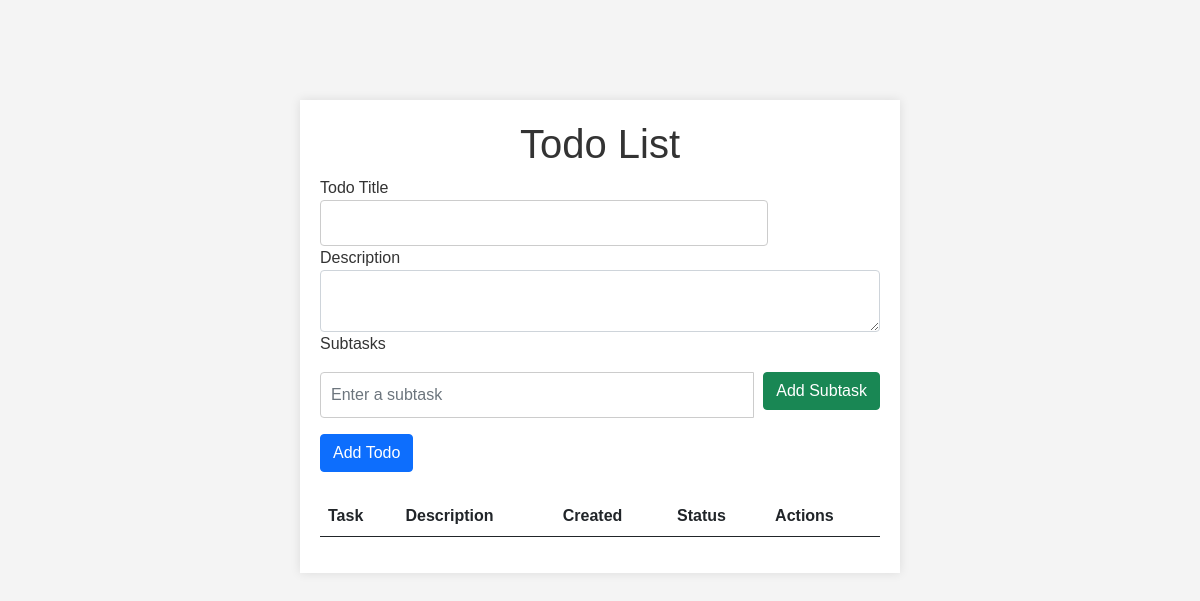
/, run on an earlier commit of the app's database.
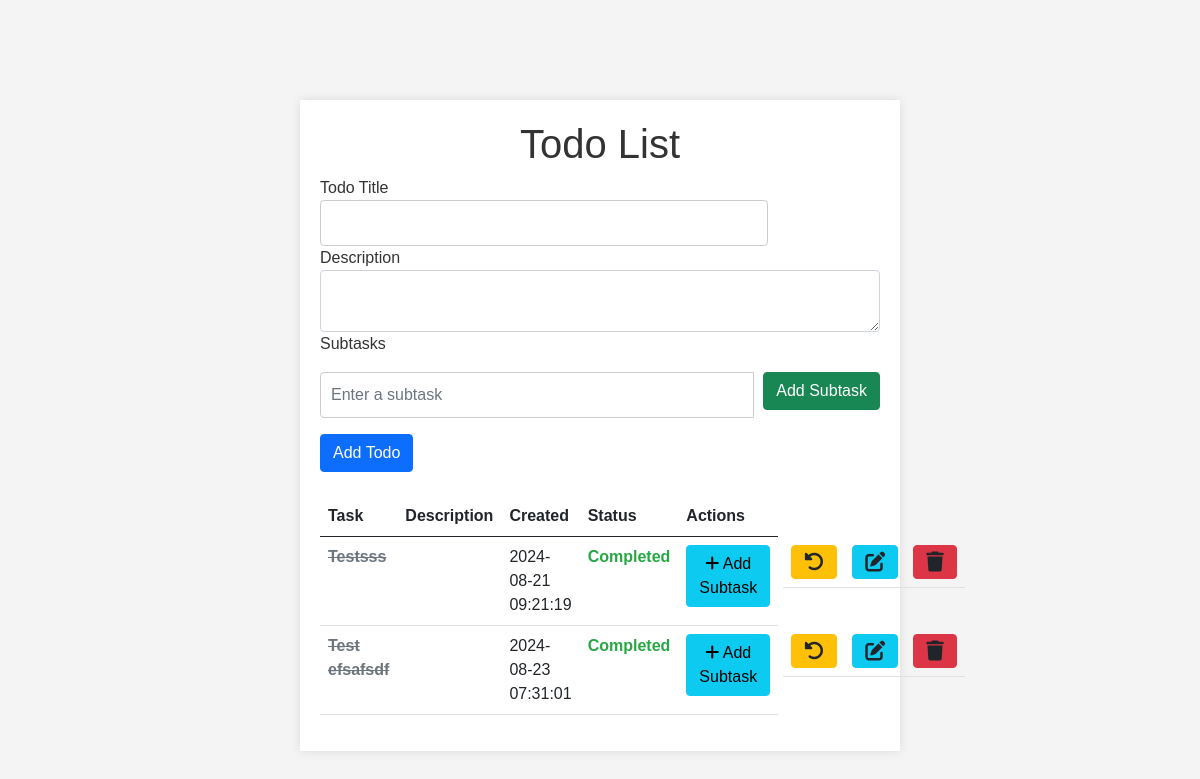
And on a later commit of the database.
### tables this page shows
CREATE TABLE todos (
    id INTEGER PRIMARY KEY AUTOINCREMENT,
    task TEXT NOT NULL,
    created_at TIMESTAMP DEFAULT CURRENT_TIMESTAMP,
    completed BOOLEAN NOT NULL CHECK (completed IN (0, 1)) DEFAULT 0
);

### app/routes.py (the view)
@bp.route('/')
def index():
    db_connection = db.get_db()
    todos = db_connection.execute('SELECT * FROM todos').fetchall()
    subtasks = db_connection.execute('SELECT * FROM subtasks').fetchall()
    todos_with_subtasks = []
    for todo in todos:
        todo_dict = dict(todo)
        todo_dict['subtasks'] = [dict(subtask) for subtask in subtasks if subtask['todo_id'] == todo['id']]
        todos_with_subtasks.append(todo_dict)
    return render_template('index.html', todos=todos_with_subtasks)

### app/db.py (called while the page is built)
def get_db():
    if 'db' not in g:
        g.db = sqlite3.connect(current_app.config['DATABASE'])
        g.db.row_factory = sqlite3.Row
    return g.db

def close_connection(exception):
    db = getattr(g, 'db', None)
    if db is not None:
        db.close()

### app/templates/index.html (shortened to what the changed rows need)
<!DOCTYPE html>
<html lang="en">
    <head>
        <link
            href="https://cdn.jsdelivr.net/npm/bootstrap@5.0.0-beta2/dist/css/bootstrap.min.css"
            rel="stylesheet"
        />
        <link
            rel="stylesheet"
            href="https://cdnjs.cloudflare.com/ajax/libs/font-awesome/6.0.0-beta3/css/all.min.css"
        />
        <link rel="stylesheet" href="{{ url_for('static', filename='css/colors.css') }}" />
        <link
            rel="stylesheet"
            type="text/css"
            href="{{ url_for('static', filename='css/styles.css') }}"
        />
    </head>
    <body>
        <div class="container">
            <h1>Todo List</h1>
            <table class="table mt-4">
                <thead>
                    <tr>
                        <th>Task</th>
                        <th>Description</th>
                        <th>Created</th>
                        <th>Status</th>
                        <th>Actions</th>
                    </tr>
                </thead>
                <tbody>
                    {% for todo in todos %}
                    <tr>
                        <td>
                            <strong class="{% if todo['completed'] %}task-completed{% endif %}">
                                {{ todo['task'] }}
                            </strong>
                        </td>
                        <td>{{ todo['description'] }}</td>
                        <td>{{ todo['created_at'] }}</td>
                        <td
                            class="{% if todo['completed'] %}status-completed{% else %}status-not-completed{% endif %}"
                        >
                            {{ 'Completed' if todo['completed'] else 'Not completed' }}
                        </td>
                        <td>
                            <a
                                class="btn btn-info"
                                href="#"
                                onclick="openAddSubtaskModal('{{ todo.id }}')"
                            >
                                <i class="fas fa-plus"></i> Add Subtask
                            </a>
                        </td>
                        <td class="actions">
                            {% if not todo['completed'] %}
                            <a
                                class="btn btn-success"
                                href="{{ url_for('main.toggle_todo', todo_id=todo.id) }}"
                            >
                                <i class="fas fa-check-square"></i>
                            </a>
                            {% else %}
                            <a
                                class="btn btn-warning"
                                href="{{ url_for('main.toggle_todo', todo_id=todo.id) }}"
                            >
                                <i class="fas fa-undo-alt"></i>
                            </a>
                            {% endif %}
                            <a
                                class="btn btn-info"
                                href="#"
                                onclick="openEditModal('{{todo.id }}', '{{ todo.task }}', '{{ todo.description }}')"
                            >
                                <i class="fas fa-edit"></i>
                            </a>
                            <a
                                class="btn btn-danger"
                                href="{{ url_for('main.delete_todo', todo_id=todo.id) }}"
                                onclick="return confirm('Are you sure you want to delete this task?')"
                            >
                                <i class="fas fa-trash"></i>
                            </a>
                        </td>
                    </tr>
                     {% endfor %}
                </tbody>
            </table>
        </div>
    </body>
</html>

What changed in the data, as far as the page shows it:
added todos: task "Testsss", created_at "2024-08-21 09:21:19", completed "Completed"
added todos: task "Test efsafsdf", created_at "2024-08-23 07:31:01", completed "Completed"
